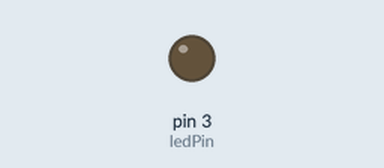
Simulated run of this sketch. Board: Arduino Uno, built with avr-gcc and run on an emulated ATmega328P. Shown: output pins drawn as LEDs (lit = HIGH).

Above: at 0.05 s.
At 3.85 s:
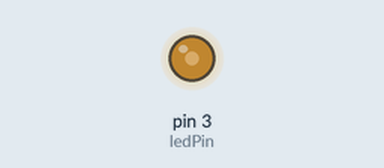
At 7.65 s:
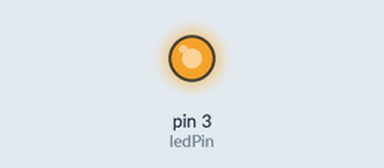
At 15.25 s:
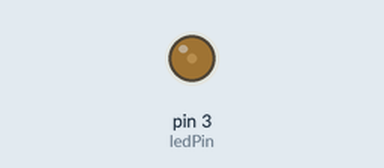
Timing chart, 0 to 21.9 s (numbered marks = the images above):
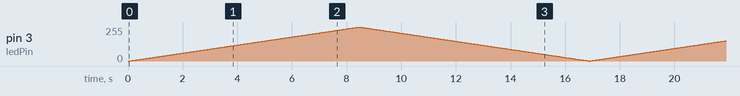

The sketch:

analogWrite.ino
```cpp
int ledPin = 3;
int fade = 0;

void setup() {
  // put your setup code here, to run once:
  pinMode(ledPin, OUTPUT);
}

void loop() {
  // put your main code here, to run repeatedly:
  for(int i =0; i<255; i++){
    analogWrite(ledPin, fade);
    fade = i;
    delay(33);
  }

   for(int i =255; i>0; i--){
    analogWrite(ledPin, fade);
    fade = i;
    delay(33);
  }
}
```
